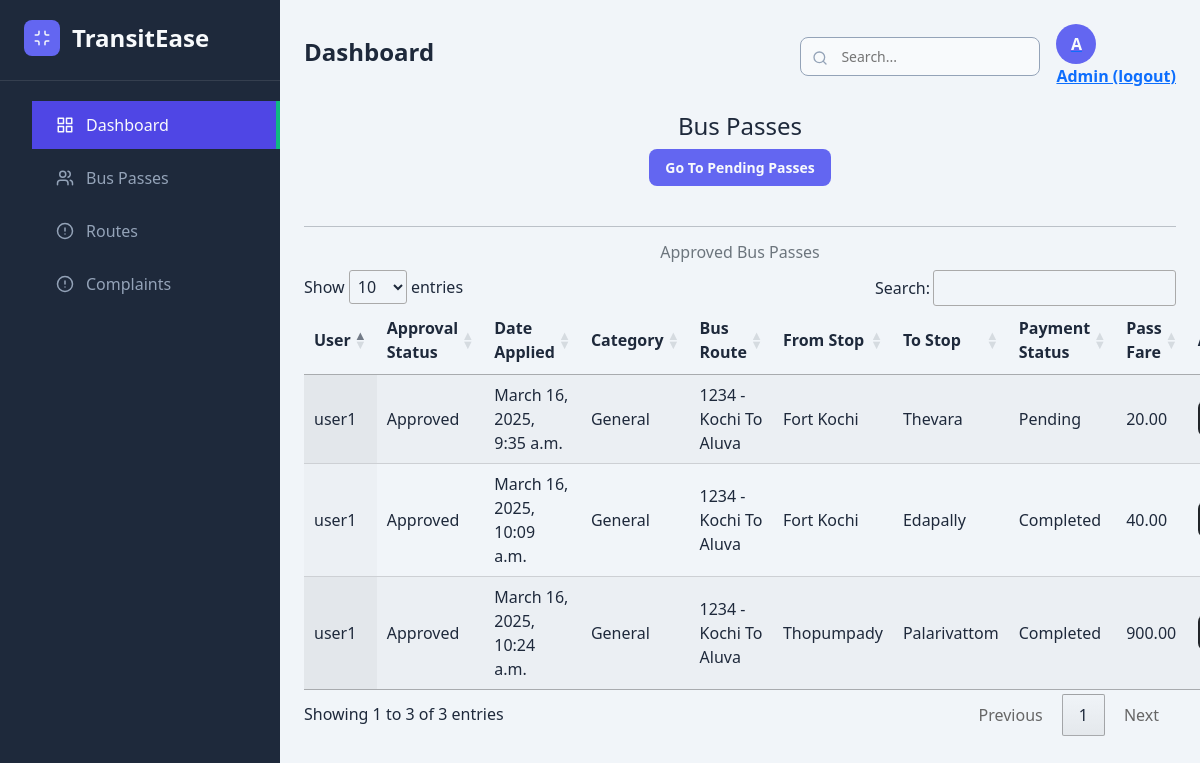
Screenshot of /admin_approved_passes/ (signed in) with the database file from the repository.
### home/models.py (models this page shows, shortened)
class BusPass(models.Model):
    PROFESSION_CHOICES = (
        ('student', 'Student'),
        ('senior_citizen', 'Senior Citizen'),
        ('general', 'General'),
        ('government_employee', 'Government Employee'),
    )
    APPROVAL_STATUS_CHOICES = (
        ('pending', 'Pending'),
        ('approved', 'Approved'),
        ('rejected', 'Rejected'),
    )
    user = models.ForeignKey('CustomUser', on_delete=models.CASCADE, related_name='buspasses')
    photo = models.ImageField(upload_to='buspass_photos/', null=True, blank=True)
    id_proof = models.FileField(upload_to='id_proofs/', null=True, blank=True)
    approval_status = models.CharField(max_length=20, choices=APPROVAL_STATUS_CHOICES, default="pending")
    status = models.BooleanField(default=False)
    date_applied = models.DateTimeField(auto_now_add=True)
    date_approved = models.DateTimeField(null=True, blank=True)
    date_rejected = models.DateTimeField(null=True, blank=True)
    profession = models.CharField(max_length=100, choices=PROFESSION_CHOICES, default='general')
    bus_route = models.ForeignKey(BusRoute, on_delete=models.CASCADE, related_name='passes')
    from_stop = models.ForeignKey(BusStop, on_delete=models.CASCADE, related_name='passes_from')
    to_stop = models.ForeignKey(BusStop, on_delete=models.CASCADE, related_name='passes_to')
    valid_from = models.DateField()
    valid_until = models.DateField()
    payment_status = models.BooleanField(default=False)
    pass_validity_in_days = models.BigIntegerField(default=30)
    payment_order_id = models.CharField(max_length=100,null=True, blank=True)
    pass_fare = models.DecimalField(max_digits=10, decimal_places=2, null=True, blank=True)
    class Meta:
        verbose_name = 'bus pass'
        verbose_name_plural = 'bus passes'

class CustomUser(AbstractBaseUser, PermissionsMixin):
    username = models.CharField(max_length=50, unique=True, verbose_name='username')
    email = models.EmailField(unique=True)
    first_name = models.CharField(max_length=200, blank=True, null=True)
    last_name = models.CharField(max_length=200, blank=True, null=True)
    phone = models.CharField(max_length=20, null=True, blank=True)
    pro_pic = models.FileField(upload_to="profile_pic", null=True, blank=True)
    address = models.TextField(null=True, blank=True)
    is_active = models.BooleanField(default=True, verbose_name="active")
    is_staff = models.BooleanField(default=False, verbose_name="staff")
    date_joined = models.DateTimeField(auto_now_add=True)
    role = models.CharField(max_length=20, choices=(("user","user"),('admin',"admin"),("conductor","conductor")), default='user')
    objects = CustomUserManager()
    USERNAME_FIELD = 'username'
    REQUIRED_FIELDS = ["first_name","email"]
    class Meta:
        verbose_name='user'
        verbose_name_plural = "users"

class BusRoute(models.Model):
    route_name = models.CharField(max_length=100, unique=True)
    start_point = models.CharField(max_length=100)
    end_point = models.CharField(max_length=100)
    route_number = models.CharField(max_length=10, unique=True)
    class Meta:
        verbose_name = 'bus route'
        verbose_name_plural = 'bus routes'
    def __str__(self):
        return f"{self.route_number} - {self.route_name}"

class BusStop(models.Model):
    route = models.ForeignKey(BusRoute, on_delete=models.CASCADE, related_name="stops")
    stop_name = models.CharField(max_length=100)
    sequence_number = models.PositiveIntegerField()
    class Meta:
        verbose_name = 'bus stop'
        verbose_name_plural = 'bus stops'
        unique_together = ('route', 'sequence_number')
        ordering = ['route', 'sequence_number']

### home/views.py (the view)
# urls.py: path('admin_approved_passes/', views.admin_approved_passes, name='admin_approved_passes'),
@login_required(login_url='signin')
def admin_approved_passes(request):
    if not request.user.is_staff:
        messages.error(request, "You do not have permission to access this page.")
        return redirect('home')
    pending_passes = BusPass.objects.filter(status=True).order_by('date_applied')
    return render(request, 'admin/buss_passes.html', {'pending_passes': pending_passes})

### templates/admin/buss_passes.html (shortened to what this page needs)
{% extends 'admin/index.html' %}
{% block content %}
<div class="contanier">
    <div class="headder text-center">
        <h4>Bus Passes</h4>
        <a href="{%url 'admin_pending_passes' %}" class="btn btn-primary">Go To Pending Passes</a>
        <br><br>
        <hr>
        <h6 class="text-secondary">Approved Bus Passes</h6>
    </div>
    <link rel="stylesheet" href="https://cdn.datatables.net/1.11.5/css/jquery.dataTables.min.css">
    <table id="pendingPassesTable" class="display">
        <thead>
            <tr>
                <th>User</th>
                <th>Approval Status</th>
                <th>Date Applied</th>
               <th>Category</th>
                <th>Bus Route</th>
                <th>From Stop</th>
                <th>To Stop</th>
                <th>Payment Status</th>
                <th>Pass Fare</th>
                <th>Actions</th>
            </tr>
        </thead>
        <tbody>
            {% for pass in pending_passes %}
            <tr>
                <td>{{ pass.user.username }}</td>
                <td>{{ pass.get_approval_status_display }}</td>
                <td>{{ pass.date_applied }}</td>
                <td>{{ pass.get_profession_display }}</td>
                <td>{{ pass.bus_route }}</td>
                <td>{{ pass.from_stop.stop_name }}</td>
                <td>{{ pass.to_stop.stop_name }}</td>
                <td>{{ pass.payment_status|yesno:"Completed,Pending" }}</td>
                <td>{{ pass.pass_fare }}</td>
                <td>
                    <a href="{%url 'view_application' pass.id %}" class="btn btn-dark">View</a>
                </td>
            </tr>
            {% endfor %}
        </tbody>
    </table>
</div>
{% endblock  %}

### templates/admin/index.html (style rules this page uses)
:root { --primary: #6366f1; --primary-dark: #4f46e5; --secondary: #10b981; --dark: #1e293b; --light: #f8fafc; --gray: #94a3b8; --gray-light: #f1f5f9; --gray-dark: #334155; --danger: #ef4444; --warning: #f59e0b; --info: #3b82f6; }
* { margin: 0; padding: 0; box-sizing: border-box; font-family: 'Segoe UI', Tahoma, Geneva, Verdana, sans-serif; }
body { background-color: var(--gray-light); color: var(--dark); }
.btn { padding: 8px 16px; border-radius: 8px; font-size: 14px; font-weight: 600; cursor: pointer; transition: all 0.3s; border: none; }
.btn-primary { background-color: var(--primary); color: var(--light); }

### rows the page displays
BusPass: user.username "user1", approval_status "Approved", date_applied "March 16, 2025, 9:35 a.m.", profession "General", bus_route "1234 - Kochi To Aluva", from_stop.stop_name "Fort Kochi", to_stop.stop_name "Thevara", payment_status "Pending", pass_fare "20.00"
BusPass: user.username "user1", approval_status "Approved", date_applied "March 16, 2025, 10:09 a.m.", profession "General", bus_route "1234 - Kochi To Aluva", from_stop.stop_name "Fort Kochi", to_stop.stop_name "Edapally", payment_status "Completed", pass_fare "40.00"
BusPass: user.username "user1", approval_status "Approved", date_applied "March 16, 2025, 10:24 a.m.", profession "General", bus_route "1234 - Kochi To Aluva", from_stop.stop_name "Thopumpady", to_stop.stop_name "Palarivattom", payment_status "Completed", pass_fare "900.00"
